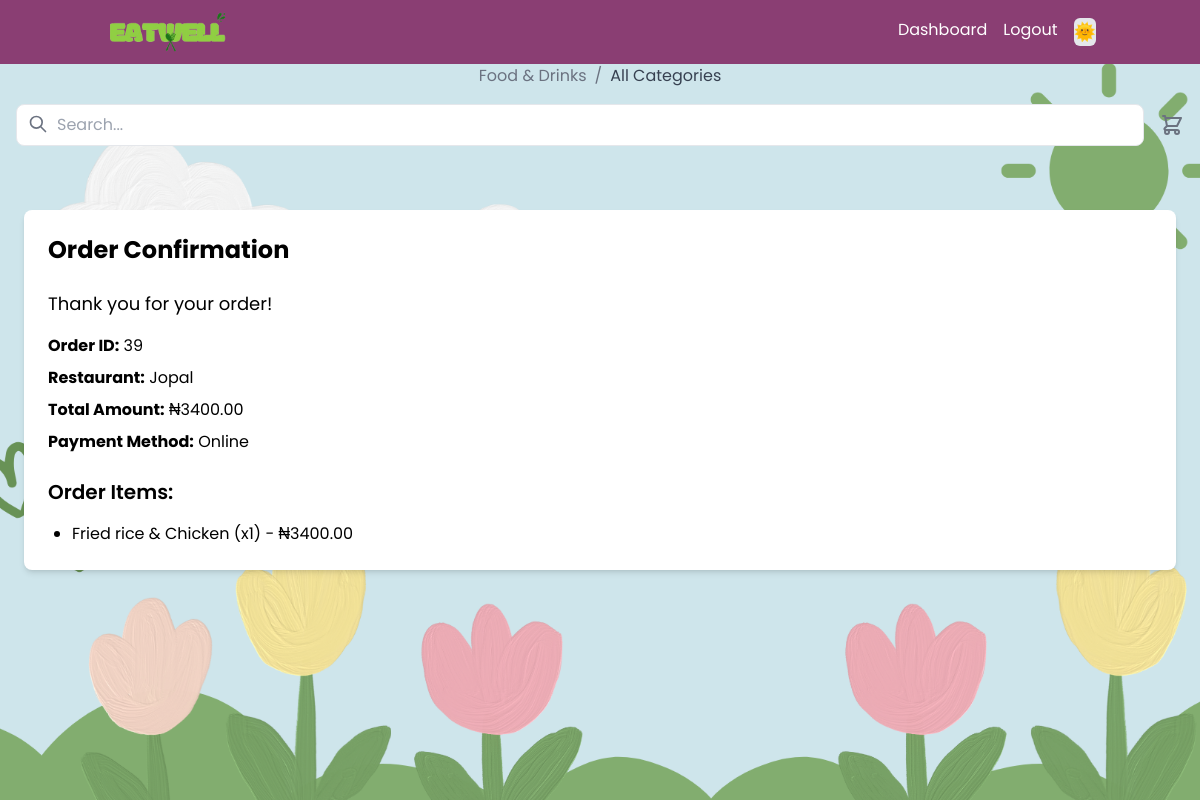
Page /order-confirmation/39/ (signed in) on the committed database.
### eatwellapp/models.py (models this page shows, shortened)
class Order(models.Model):
    customer = models.ForeignKey(Customer, on_delete=models.CASCADE, related_name='orders')
    restaurant = models.ForeignKey(Restaurant, on_delete=models.CASCADE, related_name='orders')
    created_at = models.DateTimeField(auto_now_add=True)
    total_amount = models.DecimalField(max_digits=10, decimal_places=2)
    is_paid = models.BooleanField(default=False)
    payment_method = models.CharField(max_length=20, choices=(('online', 'Online'), ('on_delivery', 'On Delivery')))
    address = models.TextField(null=True, blank=True)  # Make address nullable

class Restaurant(models.Model):
    owner = models.ForeignKey(StoreOwner, on_delete=models.CASCADE, related_name='restaurants')
    name = models.CharField(max_length=100)
    location = models.CharField(max_length=10, choices=(('ogoja', 'Ogoja'), ('okuku', 'Okuku')))

class OrderItem(models.Model):
    order = models.ForeignKey(Order, on_delete=models.CASCADE, related_name='items')
    food = models.ForeignKey(Food, on_delete=models.CASCADE)
    quantity = models.PositiveIntegerField()
    price = models.DecimalField(max_digits=8, decimal_places=2)

class Food(models.Model):
    CATEGORY_CHOICES = (
        ('fast', 'Fast'),
        ('drinks', 'Drinks'),
        ('swallow', 'Swallow'),
        ('desserts', 'Desserts'),
    )
    restaurant = models.ForeignKey(Restaurant, on_delete=models.CASCADE, related_name='foods')
    category = models.CharField(max_length=20, choices=CATEGORY_CHOICES, default='fast')
    name = models.CharField(max_length=100)
    description = models.TextField()
    price = models.DecimalField(max_digits=8, decimal_places=2)
    image = models.ImageField(upload_to='food_images/', blank=True, null=True)
    weight = models.IntegerField(help_text='Weight in grams', default=0)

### eatwellapp/views.py (the view)
# urls.py: path('order-confirmation/<int:order_id>/', views.order_confirmation, name='order_confirmation'),
@login_required
def order_confirmation(request, order_id):
    order = Order.objects.get(id=order_id)
    return render(request, 'eatwellapp/order_confirmation.html', {'order': order})

### eatwellapp/templates/eatwellapp/order_confirmation.html (shortened to what this page needs)
{% extends 'base.html' %}
{% load static%}
{% block content %}
<div class="h-screen overflow-auto" style="background-image: url('{% static 'images/dashboard_bg.png' %}'); background-size: cover; background-repeat: no-repeat;">
    <div class=" flex flex-col justify-between items-center py-8 px-4 font-sans" >
        <div class="flex items-center space-x-2 text-gray-500 mb-4 mt-8">
            <a href="{% url 'food_categories' %}" class="hover:text-gray-700">Food & Drinks</a>
            <span>/</span>
            <span class="text-gray-700">{{ category_name|default:"All Categories" }}</span>
        </div>
        <div class="flex items-center space-x-4 w-full">
            <div class="relative w-full">
                <input type="text"
                    placeholder="Search..."
                    class="w-full pl-10 pr-4 py-2 border rounded-lg focus:outline-none focus:border-yellow-500">
                <svg class="w-5 h-5 text-gray-500 absolute left-3 top-2.5" fill="none" stroke="currentColor" viewBox="0 0 24 24">
                    <path stroke-linecap="round" stroke-linejoin="round" stroke-width="2" d="M21 21l-6-6m2-5a7 7 0 11-14 0 7 7 0 0114 0z"></path>
                </svg>
            </div>
            <a href="{% url 'cart' %}" class="relative">
            </a>
        </div>
    </div>
    <div class="bg-white rounded-lg shadow-md p-6 m-6 mt-8">
        <h2 class="text-2xl font-bold mb-6">Order Confirmation</h2>
        <p class="text-lg mb-4">Thank you for your order!</p>
        <p class="mb-2"><strong>Order ID:</strong> {{ order.id }}</p>
        <p class="mb-2"><strong>Restaurant:</strong> {{ order.restaurant.name }}</p>
        <p class="mb-2"><strong>Total Amount:</strong> ₦{{ order.total_amount }}</p>
        <p class="mb-2"><strong>Payment Method:</strong> {{ order.get_payment_method_display }}</p>
        <h3 class="text-xl font-semibold mt-6 mb-4">Order Items:</h3>
        <ul class="list-disc pl-6">
            {% for item in order.items.all %}
                <li>{{ item.food.name }} (x{{ item.quantity }}) - ₦{{ item.price }}</li>
            {% endfor %}
        </ul>
    </div>
</div>
{% endblock %}

### eatwellapp/static/css/styles.css (style rules this page uses)
body { font-family: poppins, sans-serif; }
body { background-color: white; color: black; transition: background-color 0.3s, color 0.3s; }

### rows in the picture
Order: id "39", restaurant.name "Jopal", total_amount "3400.00", payment_method "Online"
OrderItem: food.name "Fried rice & Chicken", quantity "1", price "3400.00"

### other values in the picture
{{ category_name|default:"All Categories" }} "All Categories"
